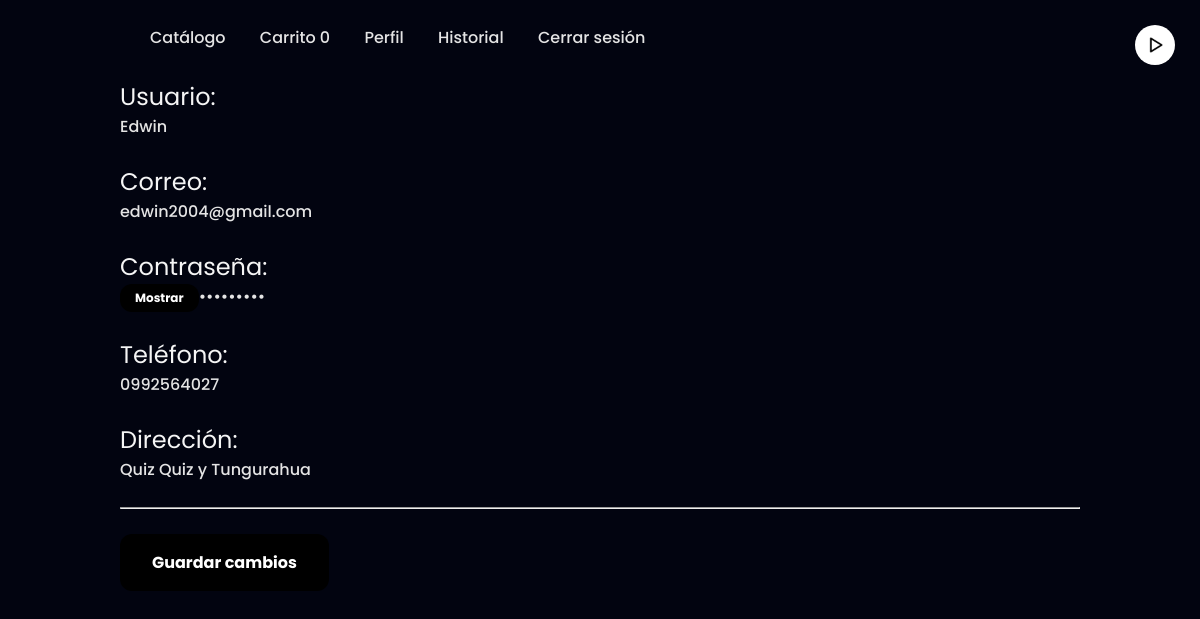
The app's page /client/perfil-cliente.php (signed in) with its own data.
### tables this page shows
CREATE TABLE `usuarios` (
  `id` int NOT NULL AUTO_INCREMENT,
  `usuario` varchar(45) NOT NULL,
  `correo` varchar(45) NOT NULL,
  `pass` varchar(150) NOT NULL,
  `telefono` varchar(15) DEFAULT NULL,
  `direccion` varchar(50) DEFAULT NULL,
  PRIMARY KEY (`id`),
  UNIQUE KEY `id_UNIQUE` (`id`),
  UNIQUE KEY `correo_UNIQUE` (`correo`),
  UNIQUE KEY `usuario_UNIQUE` (`usuario`)
);

### php/config.php (called while the page is built, shortened)
<?php
$num_cart = 0;

### client/perfil-cliente.php (the view, shortened to what this page needs)
<?php
require '../php/config.php';
if (!isset($_SESSION['id'])) {
    echo '<script>
            alert("Por favor inicie sesión");
            window.location = "../index.php";
        </script>';
    session_destroy();
    die();
} else {
    $id = $_SESSION['id'];
    $db = new DataBase();
    $con = $db->conectar();
    $sql = $con->prepare("SELECT * FROM usuarios WHERE id=?");
    $sql->execute([$id]);
    $row = $sql->fetch(PDO::FETCH_ASSOC);
}
?>
<!DOCTYPE html>
<html lang="es">
<head>
    <link rel="stylesheet" href="../css/estilos_cliente.css">
    <link rel="stylesheet" href="../css/estilos_perfil.css">
</head>
<body>
    <header class="header">
        <nav class="navbar">
            <a href="inicio.php">Catálogo</a>
            <a href="checkout.php">Carrito <span id="num_cart"><?php echo $num_cart; ?></span></a>
            <a href="perfil-cliente.php">Perfil</a>
            <a href="historial.php">Historial</a>
            <a href="../php/cerrar_sesion.php" class="cs">Cerrar sesión</a>
            <div class="audio-controls">
                <button id="playButton" class="play-button"></button>
            </div>
        </nav>
    </header>
    <main>
        <div class="formulario">
            <form action="./actualizar_cliente.php" method="post">
                <p class="text">Usuario:</p>
                <input type="text" id="nombre" value="<?php echo $row['usuario']; ?>" name="nombre" required placeholder="Ingrese un nombre de usuario">
                <br><br>
                <p class="text">Correo:</p>
                <input type="email" name="correo" value="<?php echo $row['correo']; ?>" required placeholder="Ingrese un correo electrónico">
                <br><br>
                <p class="text">Contraseña:</p>
                <div class="contra">
                    <button class="pass-btn" type="button" id="toggleButton" onclick="togglePasswordVisibility()">Mostrar</button>
                    <input type="password" id="passwordInput" value="<?php echo $row['pass']; ?>" required placeholder="Ingrese una contraseña">
                </div>
                <br>
                <p class="text">Teléfono:</p>
                <input type="text" name="telefono" value="<?php echo $row['telefono']; ?>" placeholder="Ingrese un número de teléfono">
                <br><br>
                <p class="text">Dirección:</p>
                <input type="text" name="direccion" value="<?php echo $row['direccion']; ?>" placeholder="Ingrese una dirección">
                <br><br>
                <hr>
                <br>
                <button class="uCliente" type="submit">Guardar cambios</button>
            </form>
        </div>
    </main>
</body>
</html>

### css/estilos_cliente.css (style rules this page uses)
* { margin: 0; padding: 0; box-sizing: border-box; font-family: 'Poppins',sans-serif; }
body { background: #020410; }
.header { position: fixed; top: 0; left: 0; width: 100%; padding: 25px 12.5%; background: #020410; display: flex; justify-content: space-between; align-items: center; z-index: 100; }
.navbar a { position: relative; font-size: 16px; color: #e4e4e4; text-decoration: none; font-weight: 500; margin-right: 30px; }
.navbar a::after { content: ''; position: absolute; left: 0; bottom: -6px; width: 100%; height: 2px; background: #e4e4e4; border-radius: 5px; transform: translateY(10px); opacity: 0; transition: .5s; }
.audio-controls { position: fixed; top: 25px; right: 25px; display: flex; align-items: center; }
.play-button { width: 40px; height: 40px; background-color: white; background-image: url(../img/player-play.png); background-size: 50%; background-position: center; background-repeat: no-repeat; border: none; border-radius: 50%; cursor: pointer; outline: none; }

### css/estilos_perfil.css (style rules this page uses)
main { display: flex; justify-content: center; align-items: center; }
.formulario { color: whitesmoke; width: 80%; margin: 79px auto; background-color: transparent; border: white ; }
.formulario .contra { display: flex; }
.formulario .text { font-size: 24px; }
.formulario input { width: 100%; height: 100%; background: transparent; border: none; outline: none; font-size: 16px; color: #e4e4e4; font-weight: 500; padding-right: 28px; }
.formulario .uCliente { background: black; cursor: pointer; border: none; padding: 16px 32px; color: #fff; font-size: 16px; font-weight: bold; position: relative; border-radius: 12px; }
.pass-btn { background: black; cursor: pointer; border: none; padding: 5px 15px; color: #fff; font-size: 12px; font-weight: bold; position: relative; border-radius: 12px; }

### records on screen
usuarios: nombre "Edwin", correo "edwin2004@gmail.com", telefono "0992564027", direccion "Quiz Quiz y Tungurahua"

### other values on screen
$num_cart "0"
